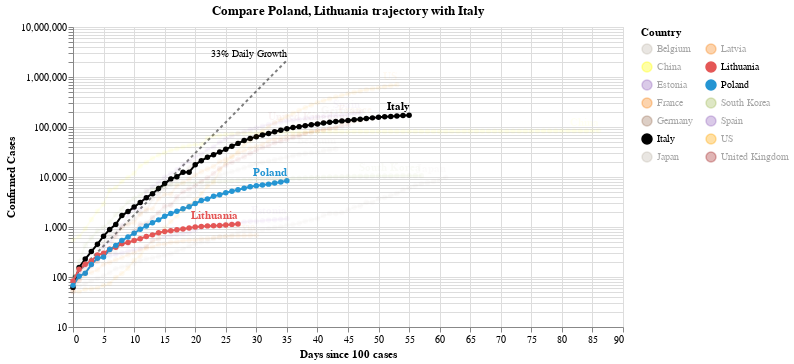

This figure's notebook cell:
### Code cell
#hide_input
chart2 = make_since_chart(['Poland', 'Lithuania'])
chart2

### Figure 1 — Vega-Lite specification as saved in the notebook (floating-point values rounded to 4 significant figures; data arrays with more than 128 entries replaced by an {"elided": "..."} marker saying what was removed)
{"config": {"view": {"continuousWidth": 400, "continuousHeight": 300}}, "layer": [{"mark": {"type": "line", "color": "black", "opacity": 0.5, "strokeDash": [3, 3]}, "encoding": {"x": {"type": "quantitative", "field": "Days since 100 cases"}, "y": {"type": "quantitative", "field": "Confirmed Cases"}}}, {"mark": {"type": "text", "align": "right", "dy": -6, "fontSize": 10, "text": "33% Daily Growth"}, "encoding": {"x": {"type": "quantitative", "field": "Days since 100 cases"}, "y": {"type": "quantitative", "field": "Confirmed Cases"}}, "transform": [{"filter": "(datum['Days since 100 cases'] >= 35)"}]}, {"data": {"name": "data-aede39ef61cbf493733d28b9d2a920fe"}, "mark": {"type": "line", "point": true}, "encoding": {"color": {"type": "nominal", "field": "Country", "legend": {"columns": 2}, "scale": {"domain": ["Belgium", "China", "Estonia", "France", "Germany", "Italy", "Japan", "Latvia", "Lithuania", "Poland", "South Korea", "Spain", "US", "United Kingdom"], "range": ["#C1B7AD", "yellow", "#9467bd", "#F58518", "#9D755D", "black", "#C1B7AD", "#F58518", "#E45756", "#2495D3", "#A1BA59", "#9467bd", "orange", "brown"]}}, "opacity": {"condition": {"value": 1, "selection": "selector004"}, "value": 0.05}, "tooltip": [{"type": "nominal", "field": "Country"}, {"type": "temporal", "field": "Date"}, {"type": "quantitative", "field": "Confirmed Cases"}, {"type": "quantitative", "field": "Days since 100 cases"}], "x": {"type": "quantitative", "field": "Days since 100 cases"}, "y": {"type": "quantitative", "field": "Confirmed Cases", "scale": {"type": "log"}}}, "selection": {"selector004": {"type": "multi", "fields": ["Country"], "bind": "legend", "init": [{"Country": "Poland"}, {"Country": "Lithuania"}, {"Country": "Italy"}]}}, "width": 550}, {"data": {"name": "data-aede39ef61cbf493733d28b9d2a920fe"}, "mark": {"type": "text", "align": "right", "dy": -8, "fontWeight": "bold"}, "encoding": {"color": {"type": "nominal", "field": "Country", "legend": {"columns": 2}, "scale": {"domain": ["Belgium", "China", "Estonia", "France", "Germany", "Italy", "Japan", "Latvia", "Lithuania", "Poland", "South Korea", "Spain", "US", "United Kingdom"], "range": ["#C1B7AD", "yellow", "#9467bd", "#F58518", "#9D755D", "black", "#C1B7AD", "#F58518", "#E45756", "#2495D3", "#A1BA59", "#9467bd", "orange", "brown"]}}, "opacity": {"condition": {"value": 1, "selection": "selector004"}, "value": 0.05}, "text": {"type": "nominal", "field": "Country"}, "tooltip": [{"type": "nominal", "field": "Country"}, {"type": "temporal", "field": "Date"}, {"type": "quantitative", "field": "Confirmed Cases"}, {"type": "quantitative", "field": "Days since 100 cases"}], "x": {"type": "quantitative", "field": "Days since 100 cases"}, "y": {"type": "quantitative", "field": "Confirmed Cases", "scale": {"type": "log"}}}, "transform": [{"filter": "(datum['Date'] >= 1587081600000)"}], "width": 550}], "data": {"name": "data-c1a3bbf4dd040f2e7e8e7a69520e3c2a"}, "title": "Compare Poland, Lithuania trajectory with Italy", "$schema": "https://vega.github.io/schema/vega-lite/v4.0.2.json", "datasets": {"data-c1a3bbf4dd040f2e7e8e7a69520e3c2a": [{"Days since 100 cases": 0, "Confirmed Cases": 100.0}, {"Days since 100 cases": 1, "Confirmed Cases": 133.0}, {"Days since 100 cases": 2, "Confirmed Cases": 176.9}, {"Days since 100 cases": 3, "Confirmed Cases": 235.3}, {"Days since 100 cases": 4, "Confirmed Cases": 312.9}, {"Days since 100 cases": 5, "Confirmed Cases": 416.2}, {"Days since 100 cases": 6, "Confirmed Cases": 553.5}, {"Days since 100 cases": 7, "Confirmed Cases": 736.1}, {"Days since 100 cases": 8, "Confirmed Cases": 979.1}, {"Days since 100 cases": 9, "Confirmed Cases": 1302.0}, {"Days since 100 cases": 10, "Confirmed Cases": 1732.0}, {"Days since 100 cases": 11, "Confirmed Cases": 2303.0}, {"Days since 100 cases": 12, "Confirmed Cases": 3064.0}, {"Days since 100 cases": 13, "Confirmed Cases": 4074.0}, {"Days since 100 cases": 14, "Confirmed Cases": 5419.0}, {"Days since 100 cases": 15, "Confirmed Cases": 7207.0}, {"Days since 100 cases": 16, "Confirmed Cases": 9586.0}, {"Days since 100 cases": 17, "Confirmed Cases": 12750.0}, {"Days since 100 cases": 18, "Confirmed Cases": 16960.0}, {"Days since 100 cases": 19, "Confirmed Cases": 22550.0}, {"Days since 100 cases": 20, "Confirmed Cases": 29990.0}, {"Days since 100 cases": 21, "Confirmed Cases": 39890.0}, {"Days since 100 cases": 22, "Confirmed Cases": 53060.0}, {"Days since 100 cases": 23, "Confirmed Cases": 70560.0}, {"Days since 100 cases": 24, "Confirmed Cases": 93850.0}, {"Days since 100 cases": 25, "Confirmed Cases": 124800.0}, {"Days since 100 cases": 26, "Confirmed Cases": 166000.0}, {"Days since 100 cases": 27, "Confirmed Cases": 220800.0}, {"Days since 100 cases": 28, "Confirmed Cases": 293700.0}, {"Days since 100 cases": 29, "Confirmed Cases": 390600.0}, {"Days since 100 cases": 30, "Confirmed Cases": 519500.0}, {"Days since 100 cases": 31, "Confirmed Cases": 690900.0}, {"Days since 100 cases": 32, "Confirmed Cases": 918900.0}, {"Days since 100 cases": 33, "Confirmed Cases": 1222000.0}, {"Days since 100 cases": 34, "Confirmed Cases": 1625000.0}, {"Days since 100 cases": 35, "Confirmed Cases": 2162000.0}], "data-aede39ef61cbf493733d28b9d2a920fe": {"elided": "685 records"}}}
